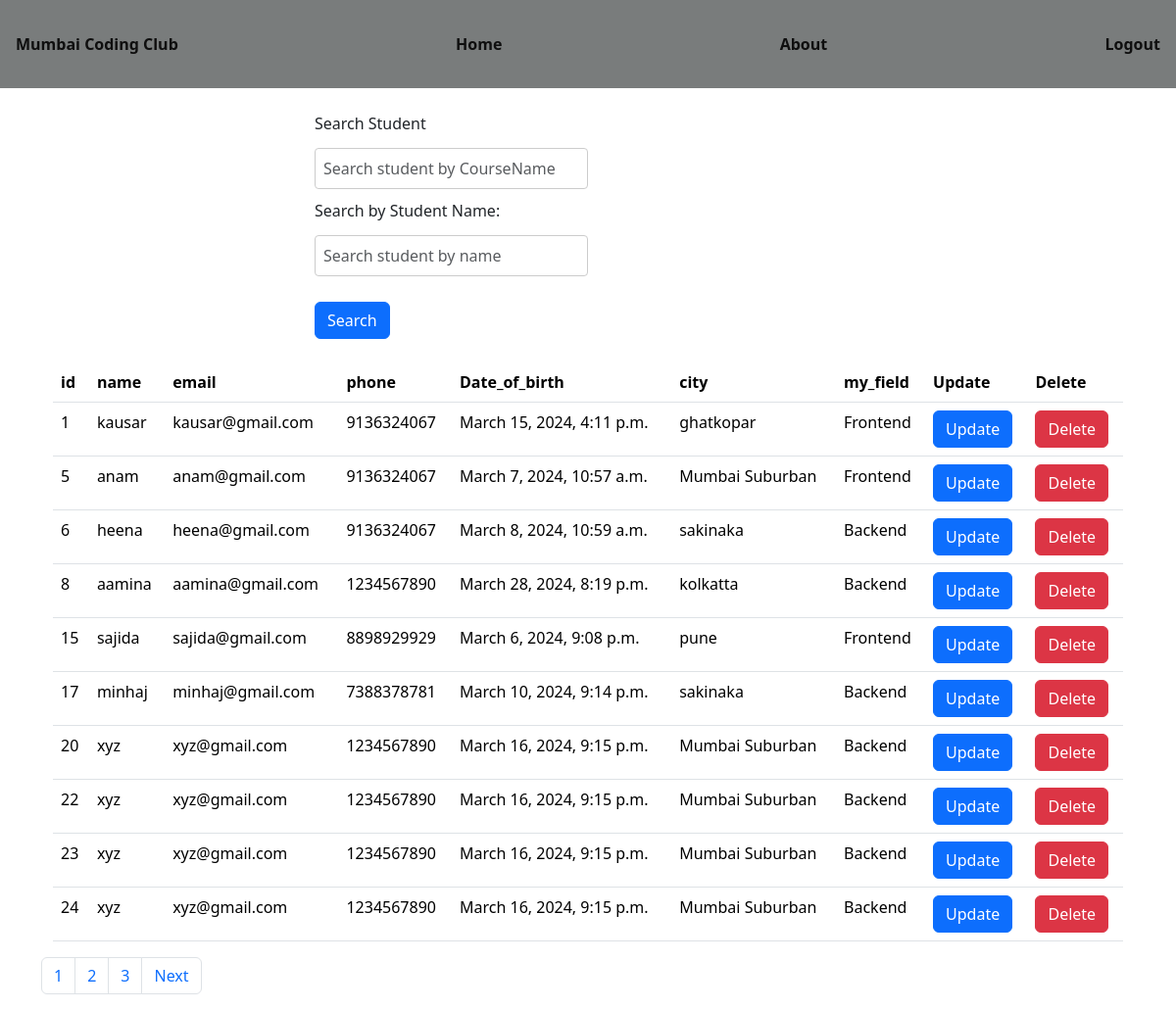
/dashboard/, run on the app's committed database.
### course/models.py (models this page shows, shortened)
class USerMaster(models.Model):
     CHOICES = (
        ('Frontend', 'Frontend'),
        ('Backend', 'Backend'),
        ('FullStack', 'FullStack'),
    )
     name=models.CharField(max_length=200)
     email=models.EmailField()
     phone=models.CharField(max_length=10)
     date_of_birth=models.DateTimeField()
     city=models.CharField(max_length=100)
     my_field = models.CharField(max_length=50, choices=CHOICES)
     created_at=models.DateTimeField(auto_now_add=True)
     updated_at=models.DateTimeField(auto_now_add=True)
     is_active=models.BooleanField(default=True)
     objects = CustomBaseUserManager()
     USERNAME_FIELD='name'
     REQUIRED_FIELDS=[]

### course/views.py (the view)
# urls.py: path('dashboard/', views.search, name='dashboard'),
def search(request):
    choices = USerMaster.CHOICES
    if request.method == "POST":
        data=request.POST.get('my_field','')
        data1= request.POST.get('name', '') #rashida
        courses=USerMaster.objects.filter(my_field__icontains=data)
        courses=USerMaster.objects.filter(name__icontains=data1)
        return render(request,'dashboard.html',{'courses':courses})
    courses=USerMaster.objects.all()
    contact_list = USerMaster.objects.all()
    paginator = Paginator(contact_list, 10)  # Show 10 contacts per page.
    page_number = request.GET.get("page")
    courses = paginator.get_page(page_number)
    return render(request,'dashboard.html',{'courses':courses,'choices':choices})

### course/templatetags/tags.py (called while the page is built)
@register.filter(name='has_group')
def has_group(user, group_name):
    return user.groups.filter(name=group_name).exists()

### course/templates/dashboard.html (shortened to what this page needs)
{% extends "sidebar.html"%}
{% block body %}
<link href="https://cdn.jsdelivr.net/npm/bootstrap@5.3.3/dist/css/bootstrap.min.css" rel="stylesheet"
>
<div class="container">
    <div class="col my-4">
        <form method="post" action="" id="dashboard">{% csrf_token %}
            <div class="form-row">
                <div class="form-group col-md-6">
                    <label for="inputname">Search Student</label>
                    <input type="text" class="form-control mt-2" id="orderId" name="my_field"
                        placeholder="Search student by CourseName">
                </div>
                <div class="form-group col-md-6">
                    <label for="inputname">Search by Student Name:</label>
                    <input type="text" class="form-control mt-2" id="studentName" name="name"
                        placeholder="Search student by name">
                </div>
                <button type="submit" class="btn btn-primary mt-3">Search</button>
            </div>
    </div>
    <div class="container">
        <table class="table">
            <thead>
                <tr>
                    <th>id</th>
                    <th>name</th>
                    <th>email</th>
                    <th>phone</th>
                    <th>Date_of_birth</th>
                    <th>city</th>
                    <th>my_field</th>
                    <th>Update</th>
                    <th>Delete</th>
                </tr>
            </thead>
            <tbody>
                {% for my_field in courses %}
                <tr>
                    <td>{{my_field.id}}</td>
                    <td>{{my_field.name}}</td>
                    <td>{{my_field.email}}</td>
                    <td>{{my_field.phone}}</td>
                    <td>{{my_field.date_of_birth}}</td>
                    <td>{{my_field.city}}</td>
                    <td>{{my_field.my_field}}</td>
                    <td><a href="{% url 'update1' %}" class="btn btn-primary">Update</a></td>
                    <form action="{% url 'delete_user' my_field.id %}" method="post">
                        <td><button type="submit" class="btn btn-danger">Delete</button></td>
                    </form>
                </tr>
                {% endfor %}
            </tbody>
        </table>
    </div>
    <nav aria-label=".....">
        <ul class="pagination">
            <li class="page-item"><a class="page-link" href="#">1</a></li>
            <li class="page-item"><a class="page-link" href="#">2</a></li>
            <li class="page-item"><a class="page-link" href="#">3</a></li>
            {% if courses.has_next %}
            <li class="page-item"><a class="page-link" href="?page={{courses.next_page_number}}">Next</a>
            </li>
            {% endif %}
        </ul>
    </nav>
    {% endblock %}

### course/templates/sidebar.html (shortened to what this page needs)
{% load tags%}
<!DOCTYPE html>
<html lang="en">
<head>
</head>
<body>
    <div class="navbar">
        <a href="#" onclick="openSidebar()"><b>Mumbai Coding Club</b></a>
        <a href="#"><b>Home</b></a>
        <a href="#"><b>About</b></a>
        <a href="{% url 'custom_login' %}" class="logout"><b>Logout</b></a>
    </div>
    {% block body %}
    {% endblock body %}

### course/templates/sidebar.html (style rules this page uses)
body { font-family: Arial, sans-serif; margin: 0; padding: 0; }
form { width: 50%; margin: 0 auto; }
label { display: block; margin-bottom: 5px; }
input[type="text"], input[type="email"], input[type="datetime-local"], select { width: 100%; padding: 8px; margin-bottom: 10px; border: 1px solid #ccc; border-radius: 4px; box-sizing: border-box; }
.navbar { background-color: #797c7c; overflow: hidden; }
.navbar a { float: left; display: block; color: #0f0f0f; text-align: center; padding: 25px 16px; text-decoration: none; }
.navbar .logout { float: right; }

### data on the page
USerMaster: id "1", name "kausar", email "kausar@gmail.com", phone "9136324067", date_of_birth "March 15, 2024, 4:11 p.m.", city "ghatkopar", my_field "Frontend"
USerMaster: id "5", name "anam", email "anam@gmail.com", phone "9136324067", date_of_birth "March 7, 2024, 10:57 a.m.", city "Mumbai Suburban", my_field "Frontend"
USerMaster: id "6", name "heena", email "heena@gmail.com", phone "9136324067", date_of_birth "March 8, 2024, 10:59 a.m.", city "sakinaka", my_field "Backend"
USerMaster: id "8", name "aamina", email "aamina@gmail.com", phone "1234567890", date_of_birth "March 28, 2024, 8:19 p.m.", city "kolkatta", my_field "Backend"
USerMaster: id "15", name "sajida", email "sajida@gmail.com", phone "8898929929", date_of_birth "March 6, 2024, 9:08 p.m.", city "pune", my_field "Frontend"
USerMaster: id "17", name "minhaj", email "minhaj@gmail.com", phone "7388378781", date_of_birth "March 10, 2024, 9:14 p.m.", city "sakinaka", my_field "Backend"
USerMaster: id "20", name "xyz", email "xyz@gmail.com", phone "1234567890", date_of_birth "March 16, 2024, 9:15 p.m.", city "Mumbai Suburban", my_field "Backend"
USerMaster: id "22", name "xyz", email "xyz@gmail.com", phone "1234567890", date_of_birth "March 16, 2024, 9:15 p.m.", city "Mumbai Suburban", my_field "Backend"
USerMaster: id "23", name "xyz", email "xyz@gmail.com", phone "1234567890", date_of_birth "March 16, 2024, 9:15 p.m.", city "Mumbai Suburban", my_field "Backend"
USerMaster: id "24", name "xyz", email "xyz@gmail.com", phone "1234567890", date_of_birth "March 16, 2024, 9:15 p.m.", city "Mumbai Suburban", my_field "Backend"
